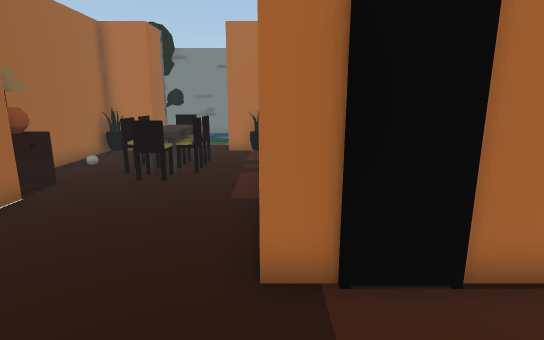
View 1 (above)

16 first-person views from a walk through a Unity game level. The camera is 1.2 m above the floor, tilts 12° down and sees 80° across. The floor is counted in squares, 0.5 m on a side. Each view is taken from the middle of a square. On the plan, view 1 faces up. The plan holds only what a view shows up to about 20 squares ahead; the rest is blank. The place goes on beyond the plan. The player is left out. Some animated figures are left out. Some surface patterns are stand-ins.

View 2
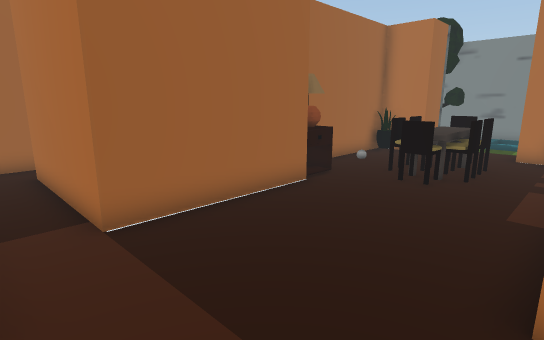

View 3
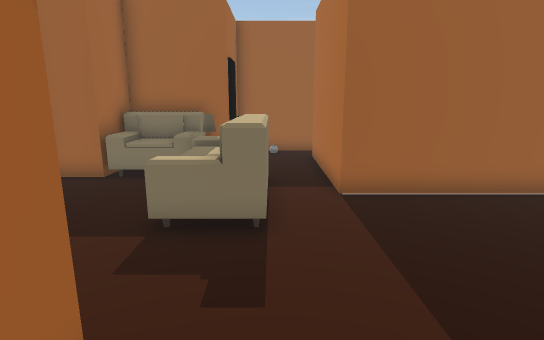

View 4
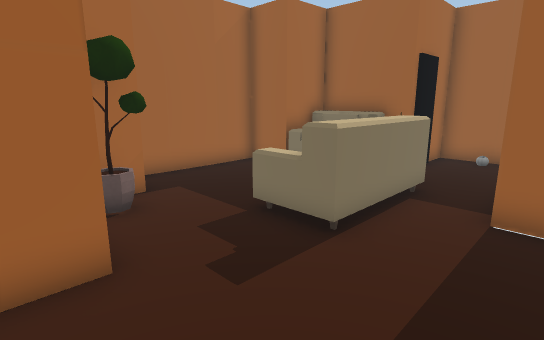

View 5
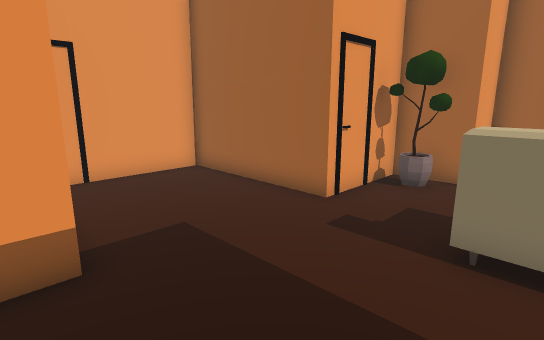

View 6
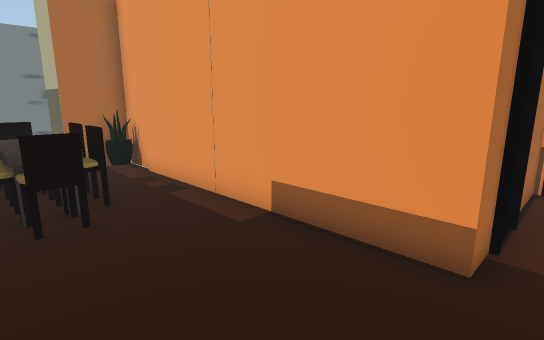

View 7
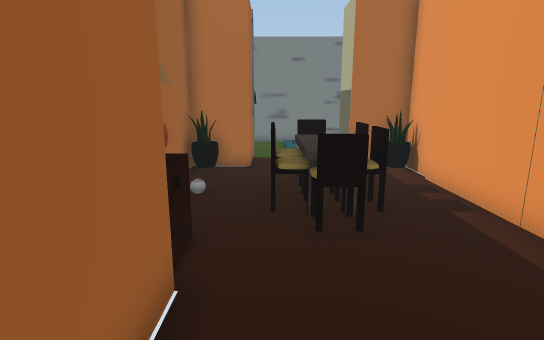

View 8
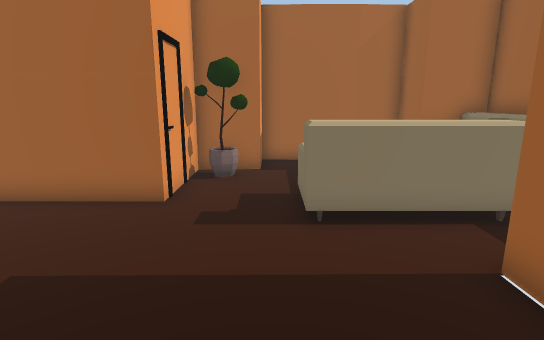

View 9
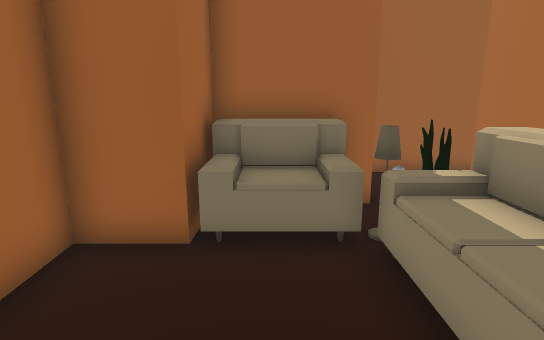

View 10
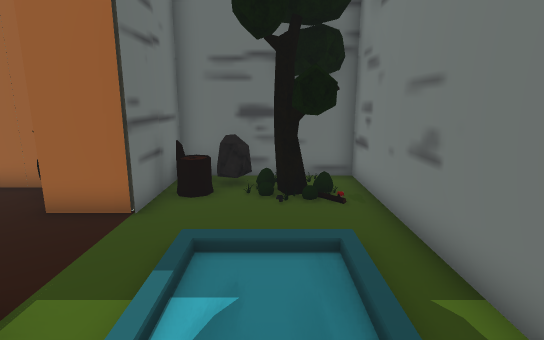

View 11
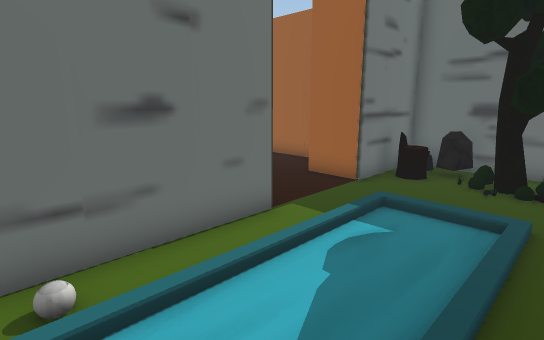

View 12
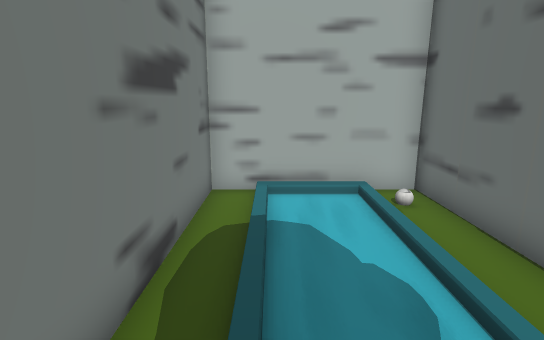

View 13
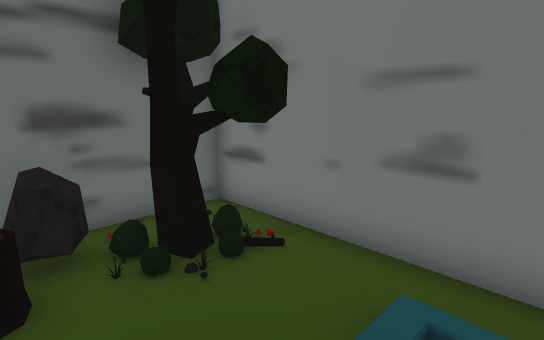

View 14
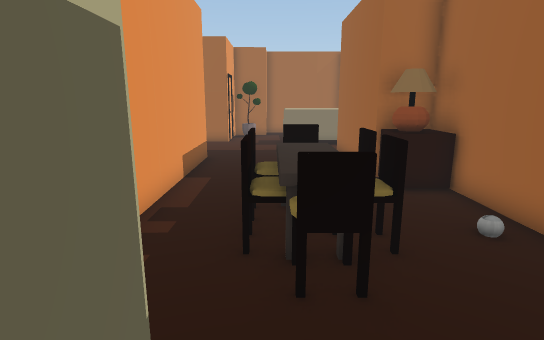

View 15
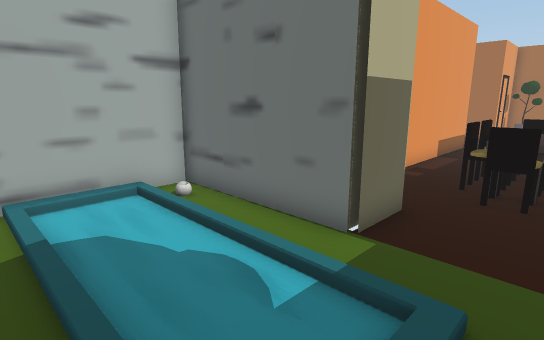

View 16
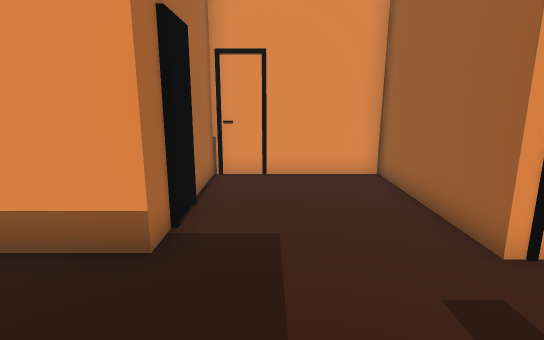

### Floor plan
Points are (right, up) in squares from view 1. A wall is a line through its corners. A room is listed if a view was taken in it or the views show most of it. See-through windows are left out.
Room 1 (views 1, 2, 3, 4, 5, 6, 7, 8, 9, 16)
walls: (-6.3, 7.6) (-6.3, 1.8) (-12.4, 1.8); (-1.6, -3.7) (-1, -4); (-1.7, -3.8) (-1, -4.1); (-2.2, -4.2) (-1.5, -3.8); (-2.2, -4.2) (-1.3, -3.9); (-2.2, -4.3) (-1.7, -3.8) (-0.8, -4); (-1.6, -4.4) (-1.1, -4.3); (-13.9, 2.9) (-13.9, -1.6) (-10.4, -1.6) (-10.4, -5.4); (-8.9, -5.4) (-8.2, -5.4) (-8.2, -7.4) (-4.3, -7.2); (0, 14.2) (0, 16) (-2.1, 16); (-4.4, -7.3) (-2.6, -7.4) (-2.6, -5.4) (-0.4, -5.3) (-0.4, -1.6) (5.6, -1.6) (5.6, 3.9) (-0.2, 3.9) (-0.2, 14); (-5.8, 16) (-8, 16) (-8, 7.8)
low walls: (-1.9, -4.6) (-1.3, -4.8)
ways out: opening at (-4, 16) to room 2
objects: other object (-10, -5) to (-8, -3); lamp (-9, -2) to (-8, -2); other object (-9, -1); lamp (-7, 8) to (-6, 9); other object (-7, 15); sofa (-6, -2); chair (-5, 11) to (-5, 12); chair (-5, 13); chair (-4, 10) to (-3, 10); other object (-4, 11) to (-4, 13); chair (-4, 14); chair (-3, 11) to (-3, 12); chair (-3, 13); other object (-1, 15)
Room 2 (views 10, 11, 12, 13, 14, 15)
walls: (-1.9, 17.4) (-1.9, 18) (3.7, 18) (3.7, 23.7) (-9.5, 23.7) (-9.5, 18) (-5.8, 18) (-5.8, 16); (-2.1, 16) (-2.1, 18)
ways out: opening at (-4, 16) to room 1
objects: rock (-9, 20) to (-8, 20); tree (-9, 21) to (-6, 23); other object (-7, 19)

Where each view was taken, in squares from view 1:
view 1: 0 up, 0 right, facing up
view 2: 0 up, 0 right, facing up-left
view 3: 0 up, 2 right, facing left
view 4: 3 up, 1 right, facing down-left
view 5: 5 up, 5 left, facing down-right
view 6: 3 up, 5 left, facing up-right
view 7: 4 up, 5 left, facing up
view 8: 6 up, 3 left, facing down
view 9: 4 down, 3 left, facing left
view 10: 21 up, 1 right, facing left
view 11: 23 up, 3 right, facing down-left
view 12: 22 up, 5 left, facing right
view 13: 19 up, 3 left, facing up-left
view 14: 18 up, 3 left, facing down
view 15: 23 up, 5 left, facing down-right
view 16: 2 up, 5 left, facing right
